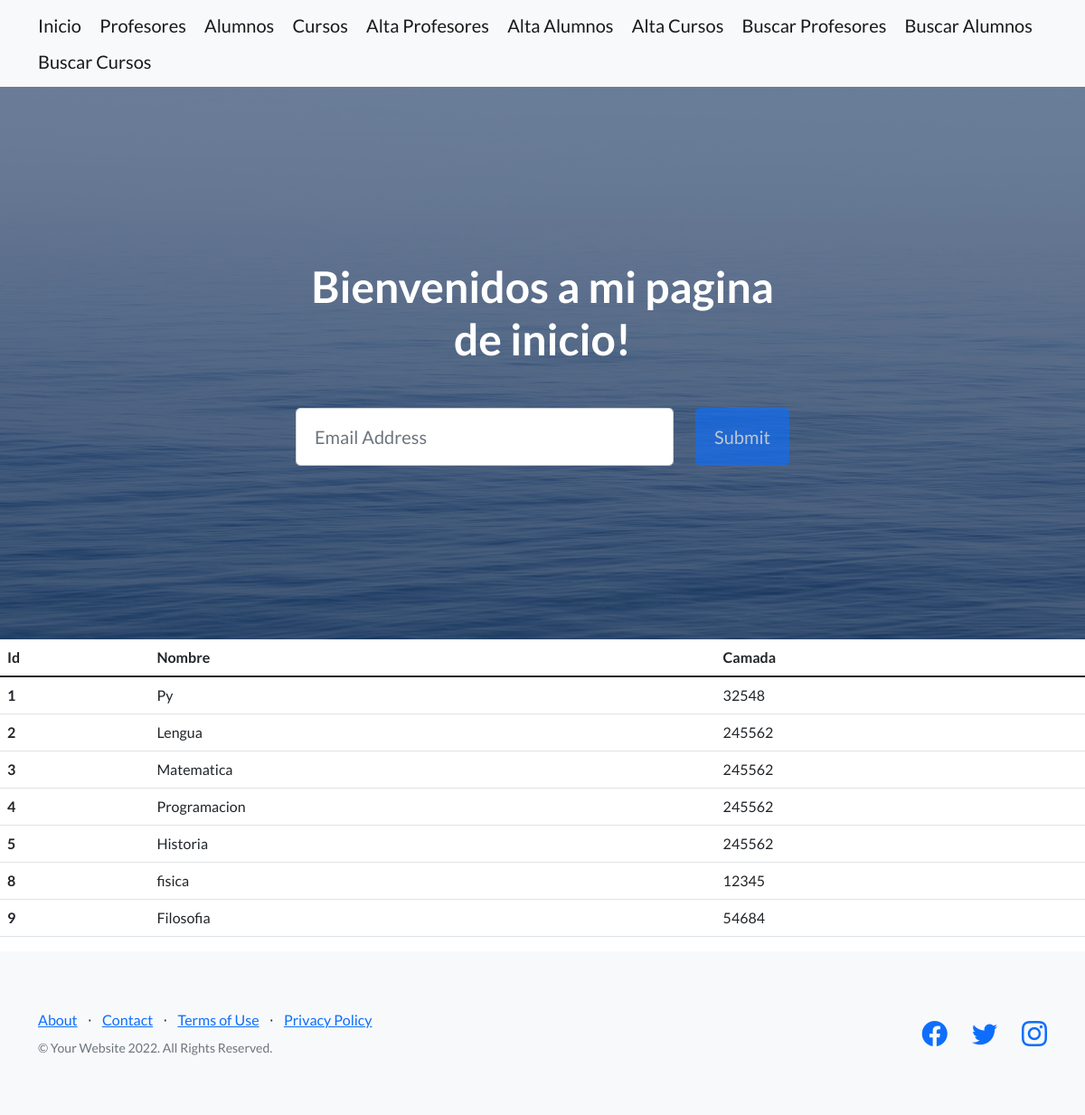
The page /app_coder/cursos on the database its author committed.
### app_coder/models.py (models this page shows)
class Curso(models.Model):
    nombre = models.CharField(max_length=40)
    camada = models.IntegerField()

### app_coder/views.py (the view)
# urls.py: path("cursos" , views.cursos , name="cursos"),
def cursos(request):
    cursos = Curso.objects.all()
    dicc ={"cursos": cursos}
    plantilla = loader.get_template("cursos.html")
    documento= plantilla.render(dicc)
    return HttpResponse(documento)

### app_coder/template/cursos.html
{% extends "padre.html" %}
{% load static %}
{% block contenido %}
    <table class="table">
        <thead>
          <tr>
            <th scope="col">Id</th>
            <th scope="col">Nombre</th>
            <th scope="col">Camada</th>
          </tr>
        </thead>
        <tbody>
            {% for n in cursos %}
            <tr>
                <th scope="row">{{n.id}}</th>
                <td>{{n.nombre}}</td>
                <td>{{n.camada}}</td>
            </tr>
            {% endfor %}
        </tbody>
      </table>
{% endblock %}

### rows shown on the page
Curso: id "1", nombre "Py", camada "32548"
Curso: id "2", nombre "Lengua", camada "245562"
Curso: id "3", nombre "Matematica", camada "245562"
Curso: id "4", nombre "Programacion", camada "245562"
Curso: id "5", nombre "Historia", camada "245562"
Curso: id "8", nombre "fisica", camada "12345"
Curso: id "9", nombre "Filosofia", camada "54684"
